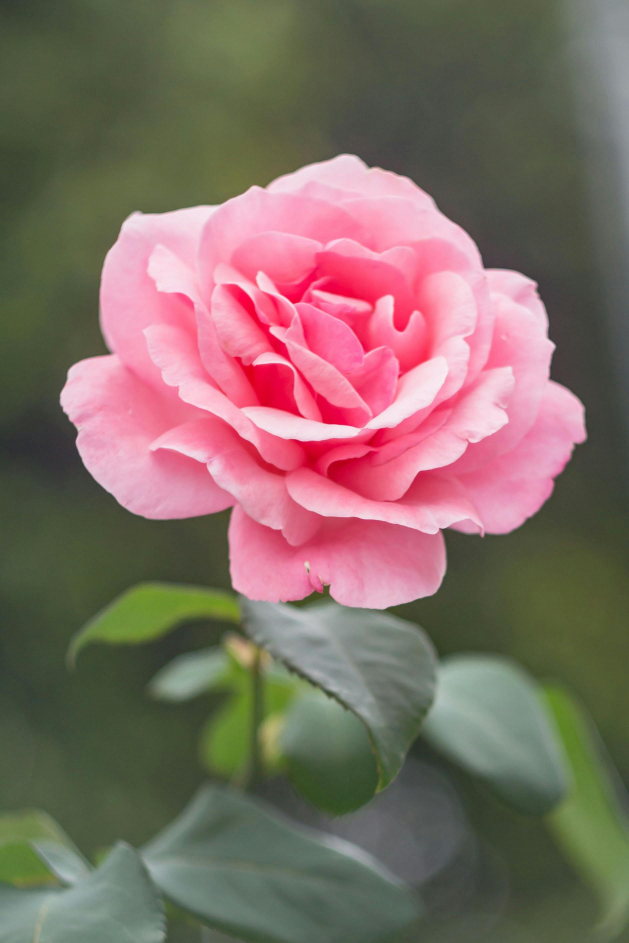
#> input picture 3. Image Processing/flower.png, 1886 x 2829 px, found by its file name (shown at 1/3 size)
$ jupyter execute --allow-errors histogram_equalization.ipynb
#> lines starting #> are read from the running program, lines starting #| are printed output that depends on the picture
[cell 1]
import sys

sys.path.append('..')

import my_cv

[cell 2]
import cv2
import numpy as np
import matplotlib.pyplot as plt

## Histogram Equalization

-  To find an intensity mapping function, f(I)
    - such that the histogram is flat

[cell 3]
# demo_img = cv2.imread('../flowers/daisies_00049.jpg')
demo_img = cv2.imread("../flower.png", 0)
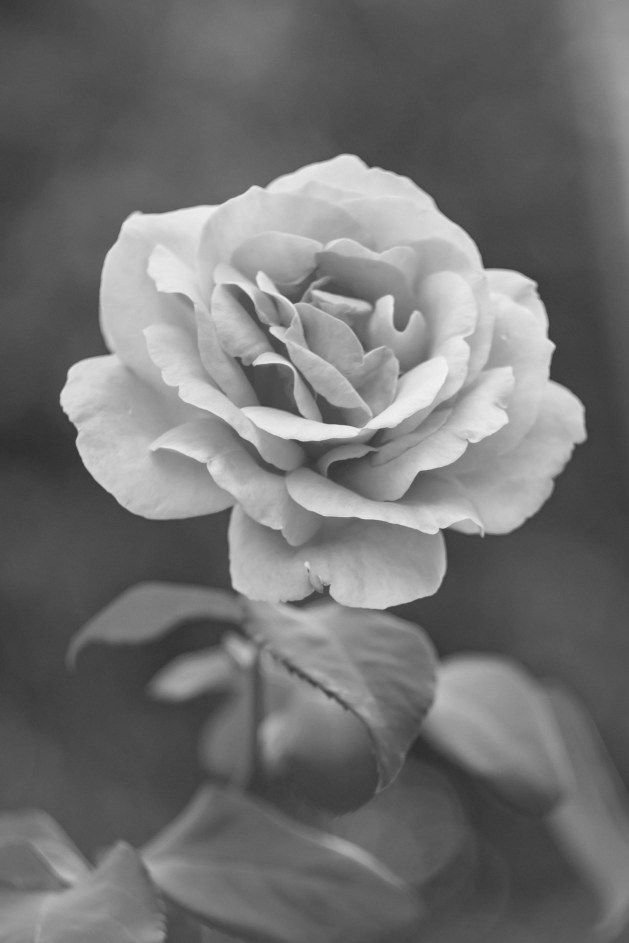
#> demo_img: shape (2829, 1886) (shown at 1/3 size); min 41, max 244, mean 113.6
print(demo_img.shape)
#| (2829, 1886)

[cell 4]
plt.imshow(demo_img)

[cell 5]
# my_cv.plot_hist(demo_img)

[cell 6]
N = np.product(demo_img.shape)
#> N = 5335494
N
#> Out = 5335494

[cell 7]
# r,g,b = cv2.split(demo_img)
# r.shape

[cell 8]
def return_cI(color_channel):
    N = np.prod(color_channel.shape)
    c_i = np.zeros_like(color_channel)
    for x in range(color_channel.shape[0]):
        for y in range(color_channel.shape[1]):
            c_i[x][y] =  c_i[x-1][y-1] + color_channel[x][y]/N

    return c_i

#> (a cell that did not finish here is left out)

#> (a cell that did not finish here is left out)

#> (a cell that did not finish here is left out)

#> (a cell that did not finish here is left out)

#> (a cell that did not finish here is left out)

#> (a cell that did not finish here is left out)

### Using OpenCV

[cell 15]
demo_img_hist = cv2.calcHist([demo_img],[0], None, [256], [0,256])
#> demo_img_hist = 256 values, max 131769 at index 79, min 0 at index 0, mean 20841.8
demo_img_hist.shape
#> Out = (256, 1)

[cell 16]
plt.plot(demo_img_hist)
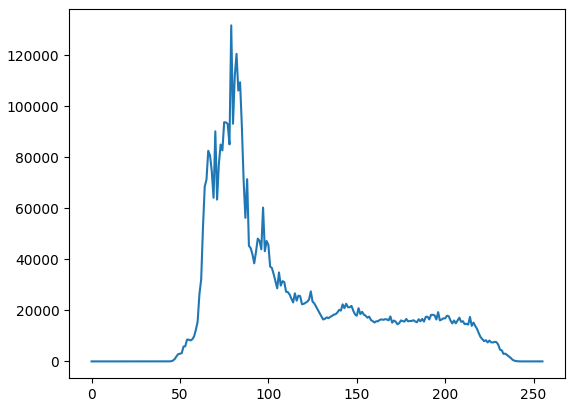
#> figure drawn by matplotlib, 1 panel; curve peaks at x = 79, y = 131769

[cell 17]
equalized = cv2.equalizeHist(demo_img)
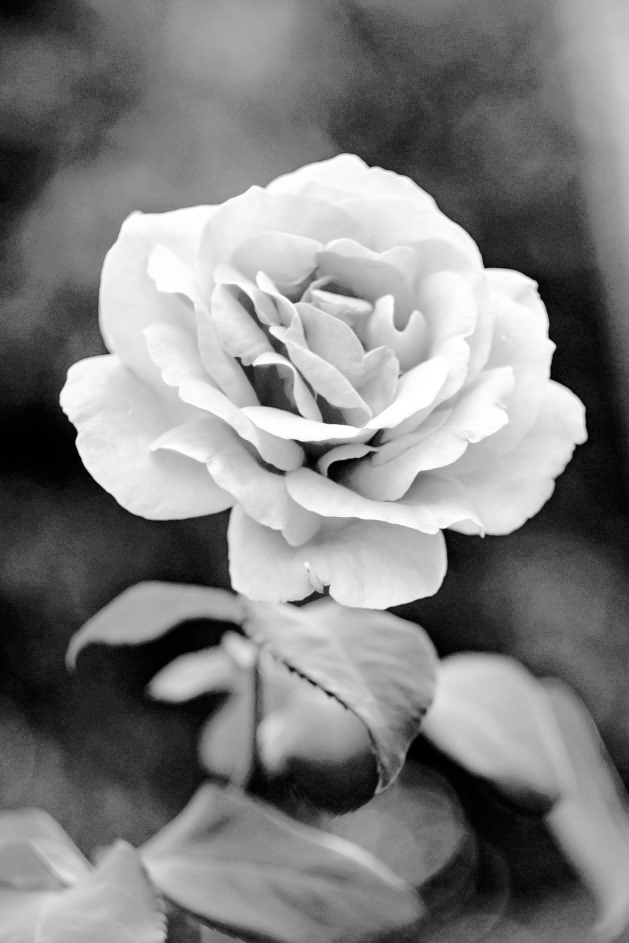
#> equalized: shape (2829, 1886) (shown at 1/3 size); min 0, max 255, mean 128.7
equalized.shape
#> Out = (2829, 1886)

[cell 18]
demo_img.shape
#> Out = (2829, 1886)

[cell 19]
f, axes = plt.subplots(2,2, figsize=(15,10))
axes[0][0].imshow(demo_img, cmap='gray')
axes[0][1].imshow(equalized, cmap='gray')

axes[1][0].hist(demo_img.flatten(), 256, [0,256], 'blue')
axes[1][1].hist(equalized.flatten(), 256, [0,256], 'blue')
plt.show()
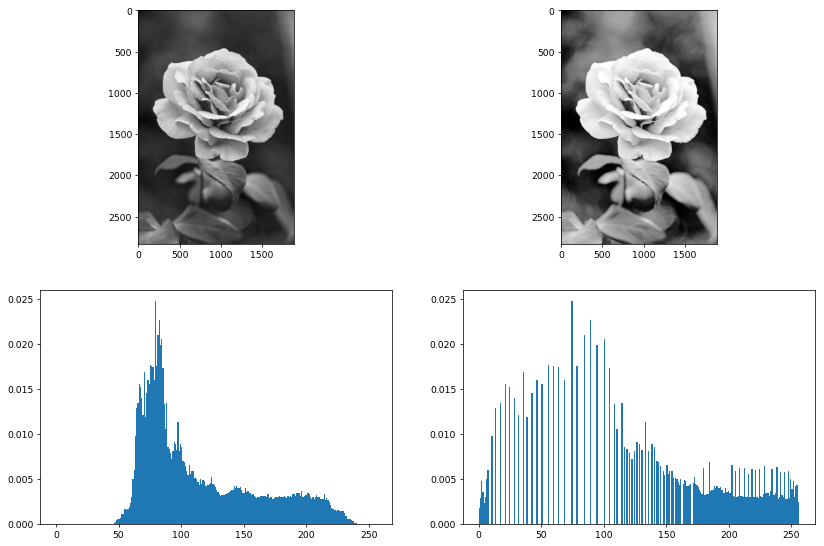
#> figure drawn by matplotlib, 4 panels; panel 3: tallest bar 0.0247 high, from x = 79 to 80; panel 4: tallest bar 0.0247 high, from x = 74 to 75
